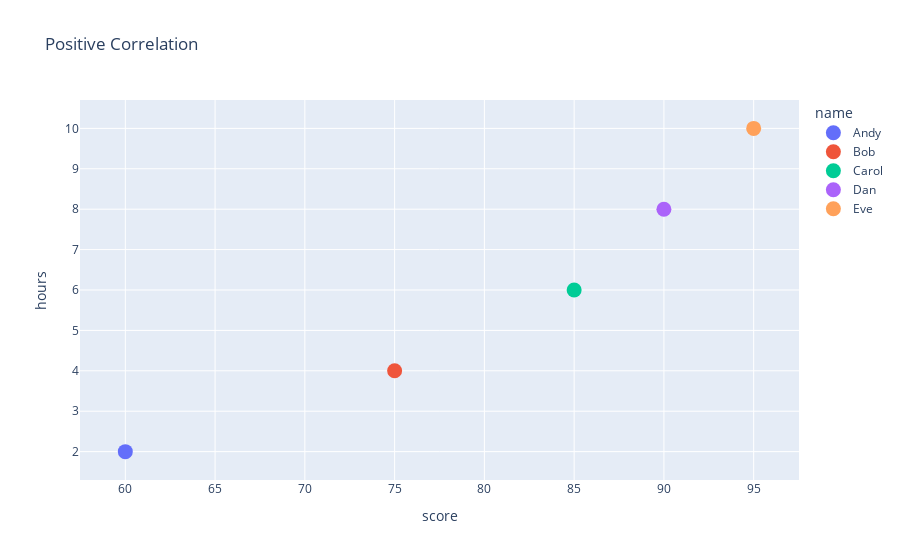

The code cell stored with this chart in its notebook:
### Code cell
# Example of positive correlation
import pandas as pd
import io
import plotly.express as px

study_hours_exam_score ="""
name,hours,score
Andy,2,60
Bob,4,75
Carol,6,85
Dan,8,90
Eve,10,95
"""

# convert string to file like string buffer in memory
data = io.StringIO(study_hours_exam_score)
df_positive = pd.read_csv(data)

print('\nCorrelation between Study Hours and Exam Score:')
coefficient_of_correlation = df_positive['hours'].corr(df_positive['score'])
print(f'coefficient of correlation = {coefficient_of_correlation:.2f}')

fig = px.scatter(df_positive, x="score", y="hours", color="name", 
                 title="Positive Correlation")

fig.update_traces(marker=dict(size=15))
fig.show()

### Figure 1 — Plotly figure (JSON) as saved in the notebook; plotly's stock layout.template omitted (floating-point values rounded to 4 significant figures)
{"data": [{"hovertemplate": "name=Andy<br>score=%{x}<br>hours=%{y}<extra></extra>", "legendgroup": "Andy", "marker": {"color": "#636efa", "size": 15, "symbol": "circle"}, "mode": "markers", "name": "Andy", "orientation": "v", "showlegend": true, "type": "scatter", "x": [60], "xaxis": "x", "y": [2], "yaxis": "y"}, {"hovertemplate": "name=Bob<br>score=%{x}<br>hours=%{y}<extra></extra>", "legendgroup": "Bob", "marker": {"color": "#EF553B", "size": 15, "symbol": "circle"}, "mode": "markers", "name": "Bob", "orientation": "v", "showlegend": true, "type": "scatter", "x": [75], "xaxis": "x", "y": [4], "yaxis": "y"}, {"hovertemplate": "name=Carol<br>score=%{x}<br>hours=%{y}<extra></extra>", "legendgroup": "Carol", "marker": {"color": "#00cc96", "size": 15, "symbol": "circle"}, "mode": "markers", "name": "Carol", "orientation": "v", "showlegend": true, "type": "scatter", "x": [85], "xaxis": "x", "y": [6], "yaxis": "y"}, {"hovertemplate": "name=Dan<br>score=%{x}<br>hours=%{y}<extra></extra>", "legendgroup": "Dan", "marker": {"color": "#ab63fa", "size": 15, "symbol": "circle"}, "mode": "markers", "name": "Dan", "orientation": "v", "showlegend": true, "type": "scatter", "x": [90], "xaxis": "x", "y": [8], "yaxis": "y"}, {"hovertemplate": "name=Eve<br>score=%{x}<br>hours=%{y}<extra></extra>", "legendgroup": "Eve", "marker": {"color": "#FFA15A", "size": 15, "symbol": "circle"}, "mode": "markers", "name": "Eve", "orientation": "v", "showlegend": true, "type": "scatter", "x": [95], "xaxis": "x", "y": [10], "yaxis": "y"}], "layout": {"legend": {"title": {"text": "name"}, "tracegroupgap": 0}, "title": {"text": "Positive Correlation"}, "xaxis": {"anchor": "y", "domain": [0, 1], "title": {"text": "score"}}, "yaxis": {"anchor": "x", "domain": [0, 1], "title": {"text": "hours"}}}}
